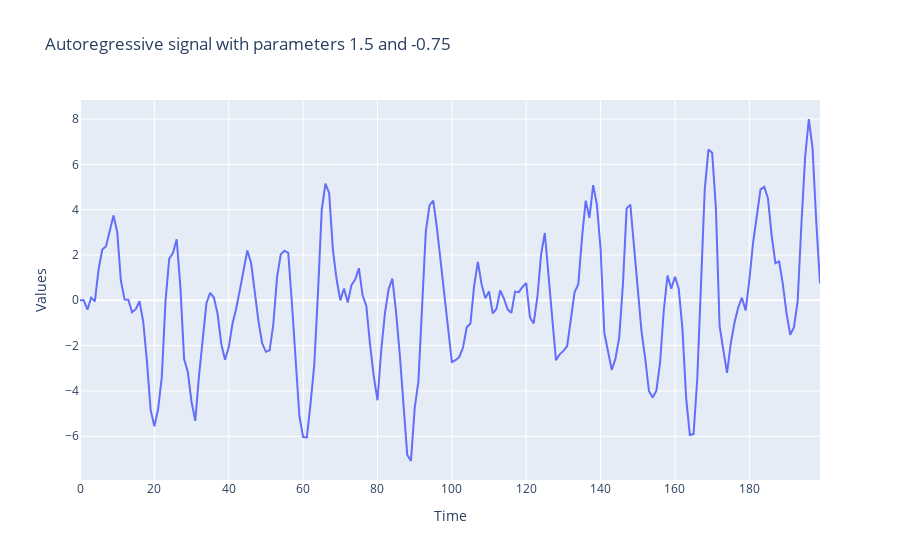

Notebook cell for this chart:
### Code cell
# Autoregressive signal with parameters 1.5 and -0.75
# y(t) = 1.5*y(t-1) - 0.75*y(t-2) + noise
import numpy as np

w = np.array([1.5, -0.75])
n_samples = 200
noise_std = 1.0
y = np.zeros(n_samples)
noise = np.random.normal(scale=noise_std, size=n_samples)
time = np.arange(n_samples)

for t in range(2, n_samples):
    y[t] = w[0] * y[t-1] + w[1] * y[t-2] + noise[t]


fx_plot_time_serie(time, y, "Autoregressive signal with parameters 1.5 and -0.75")

### Figure 1 — Plotly figure (JSON) as saved in the notebook; plotly's stock layout.template omitted (floating-point values rounded to 4 significant figures; data arrays with more than 128 entries replaced by an {"elided": "..."} marker saying what was removed)
{"data": [{"mode": "lines", "name": "Autoregressive signal with parameters 1.5 and -0.75", "type": "scatter", "x": {"elided": "200 int values"}, "y": {"elided": "200 float values"}}], "layout": {"title": {"text": "Autoregressive signal with parameters 1.5 and -0.75"}, "xaxis": {"title": {"text": "Time"}}, "yaxis": {"title": {"text": "Values"}}}}
